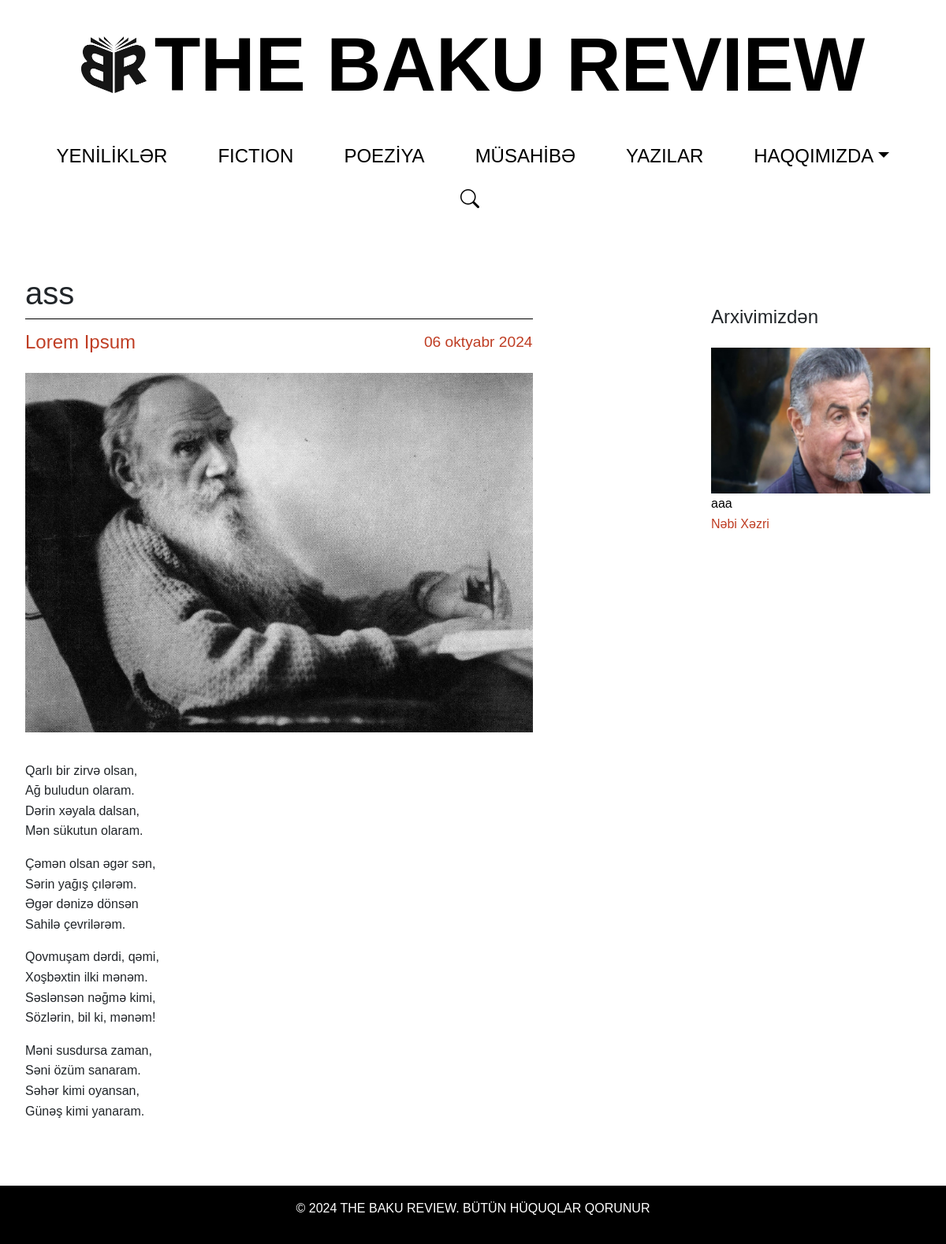
The app's page /poetry/3/, older data.
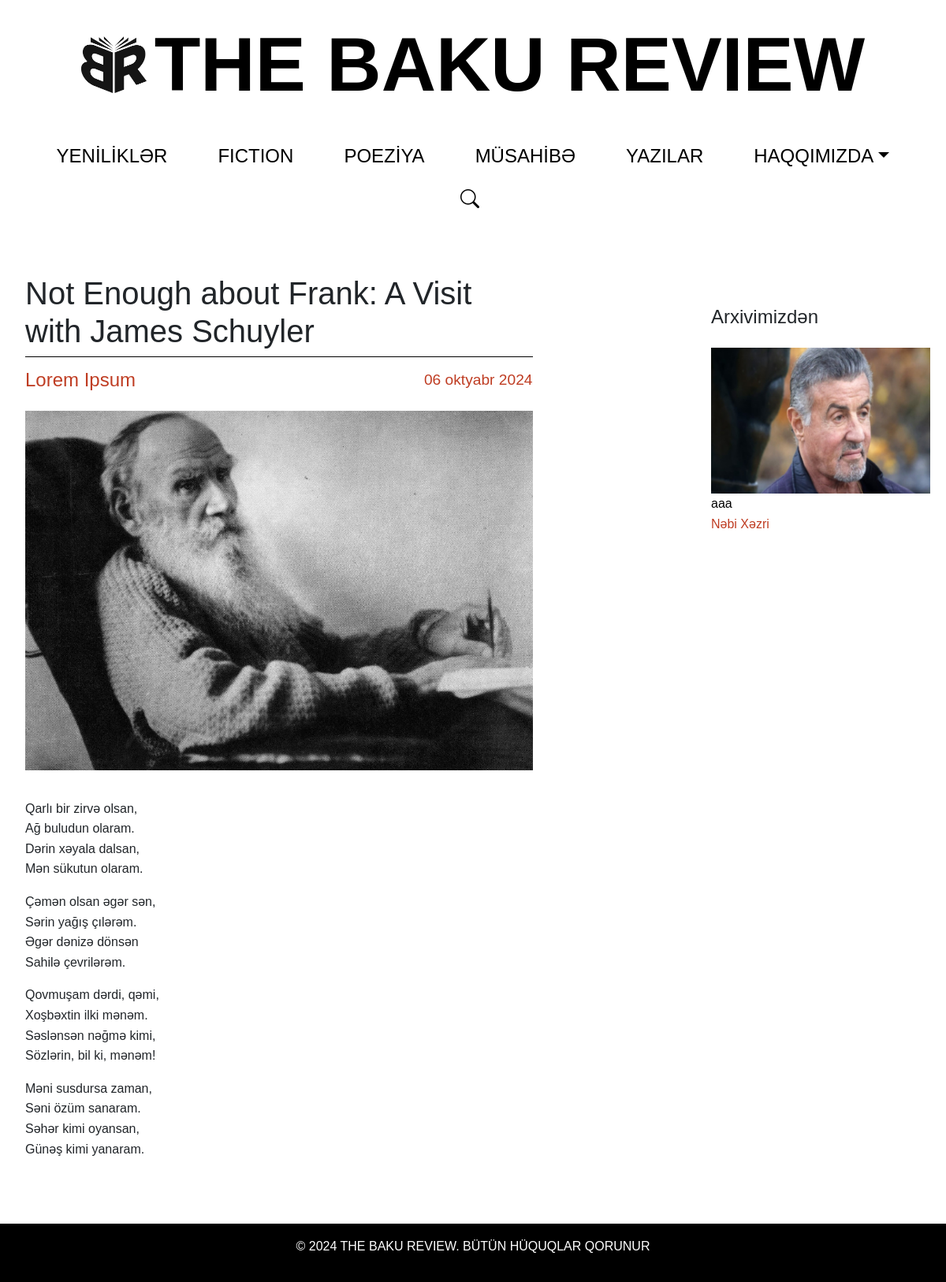
The same page, newer data.
### core/models.py (models this page shows, shortened)
class Poetry(models.Model):
    title = models.CharField(max_length=200, db_index=True)
    content = CKEditor5Field("Text", config_name="extends", db_index=True)
    image = models.ImageField(upload_to="news_images/")
    author = models.CharField(max_length=100, db_index=True)
    is_active = models.BooleanField(default=True)
    created_at = models.DateTimeField(auto_now_add=True)
    class Meta:
        verbose_name = "Poeziya"
        verbose_name_plural = "Poeziya"
        indexes = [
            models.Index(fields=["title", "author"]),
        ]

### core/views.py (the view)
# urls.py: path("poetry/<int:poetry_id>/", views.poetry_detail, name="poetry_detail"),
def poetry_detail(request, poetry_id):
    poetry_item = get_object_or_404(Poetry, id=poetry_id, is_active=True)
    related_poetry = Poetry.objects.filter(is_active=True).exclude(id=poetry_id)[:5]
    return render(
        request,
        "poetry_detail.html",
        {"poetry": poetry_item, "related_poetry": related_poetry},
    )

### templates/poetry_detail.html
{% extends 'base.html' %}
{% load static %}
{% block content %}
    <div class="detail-container mt-4">
        <div class="row">
            <div class="col-md-9 mx-auto d-flex flex-column">
                <h2 class="news-title">{{ poetry.title }}</h2>
                <div class="divider"></div>
                <div class="d-flex justify-content-between align-items-center" style="width: 75%; margin: 0; padding-top: 5px;">
                    <p class="author" style="font-size: 1.5em; margin: 0;">
                        <a href="{% url 'author_detail' poetry.author %}" style="color: inherit; text-decoration: none;">
                            {{ poetry.author }}
                        </a>
                    </p>
                    <span class="date" style="font-size: 1.2em; white-space: nowrap;">{{ poetry.created_at|date:"d F Y"|lower }}</span>
                </div>
                <div class="image-container">
                    <img src="{{ poetry.image.url }}" alt="{{ poetry.title }}" class="img-fluid news-image">
                </div>
                <p class="news-content">{{ poetry.content | safe }}</p>
            </div>
            <div class="col-md-3 d-flex flex-column archive-container">
                <h4 class="archive-title">Arxivimizdən</h4>
                <ul class="list-unstyled">
                    {% for related in related_poetry %}
                    <li class="mb-3">
                        <img src="{{ related.image.url }}" alt="{{ related.title }}" class="img-fluid archive-image">
                        <a href="{% url 'poetry_detail' related.id %}" class="archive-link">{{ related.title }}</a>
                        <p class="author">{{ related.author }}</p>
                    </li>
                    {% endfor %}
                </ul>
            </div>
        </div>
    </div>
{% endblock %}

Row changes from the older to the newer data that the page shows:
changed Poetry "Lorem Ipsum": title "ass" → "Not Enough about Frank: A Visit with James Schuyler"
